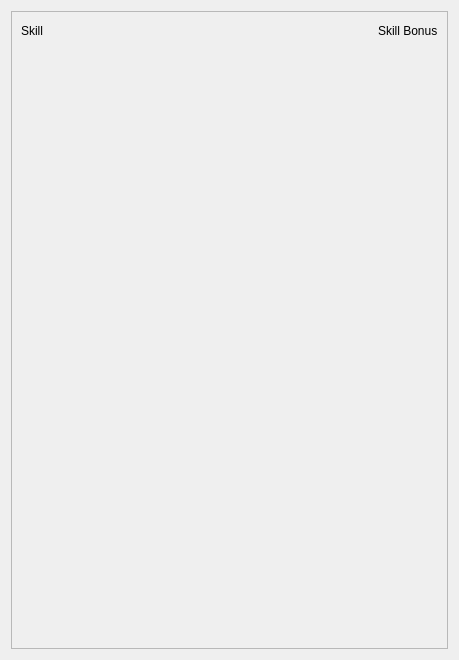
<?xml version="1.0" encoding="UTF-8"?>
<ui version="4.0">
 <class>Form</class>
 <widget class="QWidget" name="Form">
  <property name="geometry">
   <rect>
    <x>0</x>
    <y>0</y>
    <width>459</width>
    <height>660</height>
   </rect>
  </property>
  <property name="windowTitle">
   <string>Form</string>
  </property>
  <layout class="QVBoxLayout" name="verticalLayout">
   <item>
    <widget class="QFrame" name="frame">
     <property name="frameShape">
      <enum>QFrame::StyledPanel</enum>
     </property>
     <property name="frameShadow">
      <enum>QFrame::Raised</enum>
     </property>
     <layout class="QVBoxLayout" name="verticalLayout_2">
      <item>
       <layout class="QGridLayout" name="gridLayout">
        <item row="0" column="0">
         <widget class="QLabel" name="label">
          <property name="text">
           <string>Skill</string>
          </property>
         </widget>
        </item>
        <item row="0" column="1">
         <spacer name="horizontalSpacer">
          <property name="orientation">
           <enum>Qt::Horizontal</enum>
          </property>
          <property name="sizeHint" stdset="0">
           <size>
            <width>40</width>
            <height>20</height>
           </size>
          </property>
         </spacer>
        </item>
        <item row="0" column="2">
         <widget class="QLabel" name="label_2">
          <property name="text">
           <string>Skill Bonus</string>
          </property>
         </widget>
        </item>
       </layout>
      </item>
      <item>
       <spacer name="verticalSpacer">
        <property name="orientation">
         <enum>Qt::Vertical</enum>
        </property>
        <property name="sizeHint" stdset="0">
         <size>
          <width>20</width>
          <height>40</height>
         </size>
        </property>
       </spacer>
      </item>
     </layout>
    </widget>
   </item>
  </layout>
 </widget>
 <resources/>
 <connections/>
</ui>
